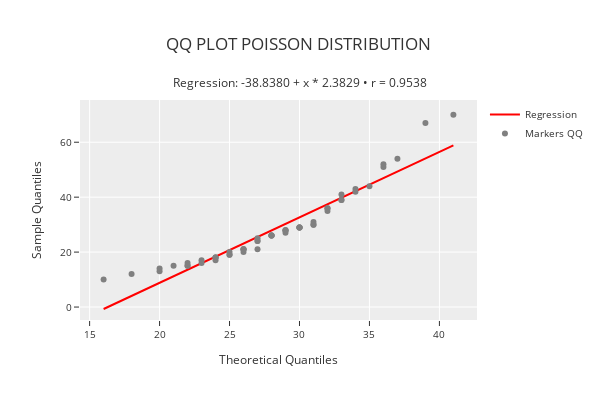

Notebook source saved alongside this figure:
### Code cell
phi.qq_plot_regression("poisson")

### Figure 1 — Plotly figure (JSON) as saved in the notebook; plotly's stock layout.template omitted (floating-point values rounded to 4 significant figures)
{"data": [{"line": {"color": "rgba(255,0,0,1)", "width": 2}, "mode": "lines", "name": "Regression", "type": "scatter", "x": [16.0, 18.0, 20.0, 20.0, 21.0, 22.0, 22.0, 22.0, 23.0, 23.0, 24.0, 24.0, 24.0, 24.0, 25.0, 25.0, 25.0, 26.0, 26.0, 26.0, 26.0, 27.0, 27.0, 27.0, 27.0, 28.0, 28.0, 28.0, 28.0, 29.0, 29.0, 29.0, 29.0, 30.0, 30.0, 30.0, 30.0, 31.0, 31.0, 31.0, 32.0, 32.0, 32.0, 33.0, 33.0, 33.0, 34.0, 34.0, 35.0, 36.0, 36.0, 37.0, 39.0, 41.0], "y": [-0.7115, 4.054, 8.82, 8.82, 11.2, 13.59, 13.59, 13.59, 15.97, 15.97, 18.35, 18.35, 18.35, 18.35, 20.73, 20.73, 20.73, 23.12, 23.12, 23.12, 23.12, 25.5, 25.5, 25.5, 25.5, 27.88, 27.88, 27.88, 27.88, 30.27, 30.27, 30.27, 30.27, 32.65, 32.65, 32.65, 32.65, 35.03, 35.03, 35.03, 37.42, 37.42, 37.42, 39.8, 39.8, 39.8, 42.18, 42.18, 44.56, 46.95, 46.95, 49.33, 54.1, 58.86]}, {"marker": {"color": "rgba(128,128,128,1)", "size": 6}, "mode": "markers", "name": "Markers QQ", "type": "scatter", "x": [16.0, 18.0, 20.0, 20.0, 21.0, 22.0, 22.0, 22.0, 23.0, 23.0, 24.0, 24.0, 24.0, 24.0, 25.0, 25.0, 25.0, 26.0, 26.0, 26.0, 26.0, 27.0, 27.0, 27.0, 27.0, 28.0, 28.0, 28.0, 28.0, 29.0, 29.0, 29.0, 29.0, 30.0, 30.0, 30.0, 30.0, 31.0, 31.0, 31.0, 32.0, 32.0, 32.0, 33.0, 33.0, 33.0, 34.0, 34.0, 35.0, 36.0, 36.0, 37.0, 39.0, 41.0], "y": [10, 12, 13, 14, 15, 15, 15, 16, 16, 17, 17, 18, 18, 18, 19, 19, 20, 20, 21, 21, 21, 21, 24, 24, 25, 26, 26, 26, 26, 27, 28, 28, 28, 29, 29, 29, 29, 30, 30, 31, 35, 36, 36, 39, 39, 41, 42, 43, 44, 51, 52, 54, 67, 70]}], "layout": {"height": 400, "legend": {"font": {"size": 10}, "orientation": "v", "title": {}, "xanchor": "left", "y": 1, "yanchor": "auto"}, "title": {"text": "QQ PLOT POISSON DISTRIBUTION <br><br><sup>Regression: -38.8380 + x * 2.3829 • r = 0.9538</sup>"}, "width": 600, "xaxis": {"tickfont": {"size": 10}, "title": {"font": {"size": 12}, "text": "Theoretical Quantiles"}}, "yaxis": {"tickfont": {"size": 10}, "title": {"font": {"size": 12}, "text": "Sample Quantiles"}}}}
